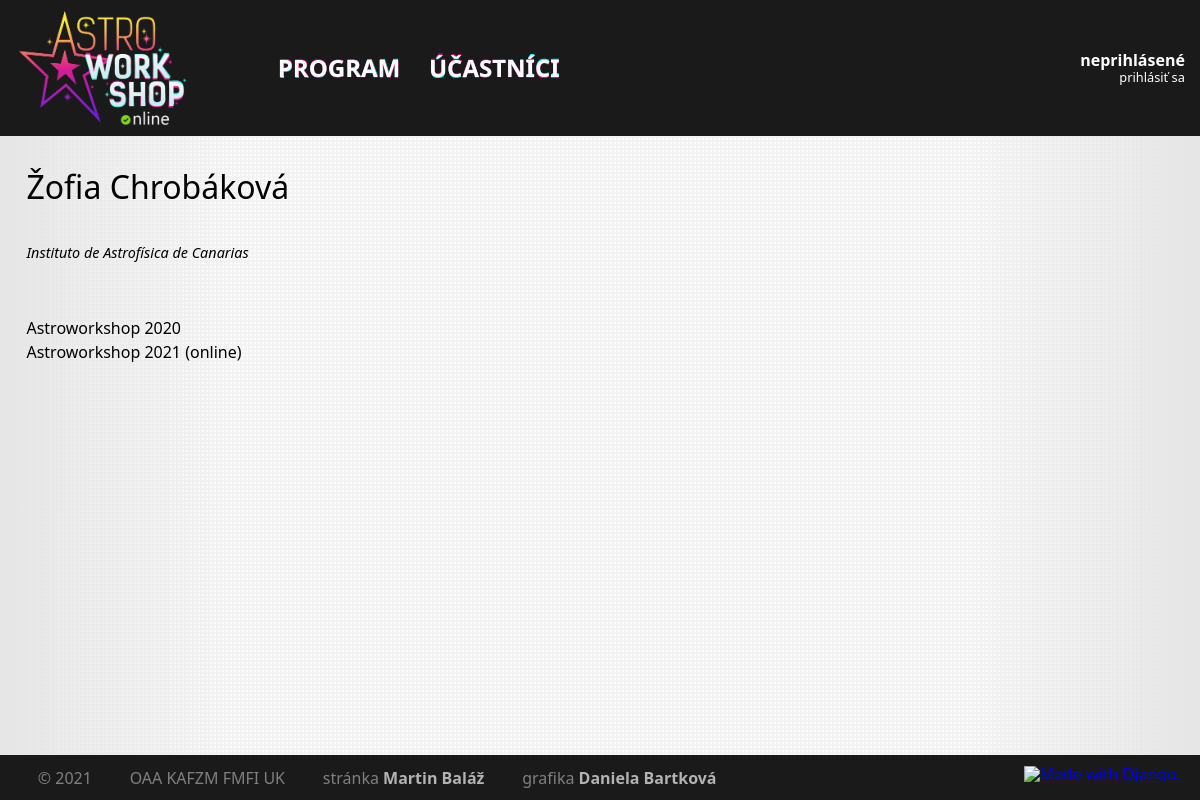
Page /people/ZofiaChrobakova/ on the committed database.
### core/models/participant.py (models this page shows, shortened)
class Participant(AbstractUser):
    class Meta:
        ordering = ['last_name', 'first_name']
    affiliations = models.ManyToManyField(
        'Institute',
        through='Affiliation'
    )
    participations = models.ManyToManyField(
        'Event',
        through='Participation',
        related_name = 'participants'
    )
    about = models.TextField(blank=True)

### core/models/institute.py (models this page shows, shortened)
class Institute(models.Model):
    class Meta:
        ordering = ['full_name']
    short_name = models.CharField(max_length=32)
    full_name = models.CharField(max_length=256)

### core/models/participation.py (models this page shows, shortened)
class Participation(models.Model):
    person = models.ForeignKey('Participant', on_delete=models.CASCADE, null=False)
    event = models.ForeignKey('Event', on_delete=models.CASCADE, null=False)
    online = models.BooleanField(null=False, blank=False, default=False)
    organizer = models.BooleanField(null=False, blank=False, default=False)

### core/models/event.py (models this page shows)
class Event(models.Model):
    class Meta:
        ordering = ('start', 'name')
    code = models.CharField(max_length=32, unique=True)
    name = models.CharField(max_length=32, unique=True)
    start = models.DateTimeField()
    end = models.DateTimeField()
    def __str__(self):
        return self.name

### core/views/participant.py (the view)
# urls.py: path('people/<slug:username>/', participant.ParticipantView.as_view(), name='participant'),
class ParticipantView(django.views.generic.DetailView):
    model = Participant
    context_object_name = 'participant'
    template_name = 'core/participant.html'
    slug_field = 'username'
    slug_url_kwarg = 'username'

### core/templates/core/participant.html (shortened to what this page needs)
{% extends 'core/base.html' %}
{% load astro %}
{% block page %}
    <h2>
        {{ participant.get_full_name }}
    </h2>
    <div class="authortime">
        <span class="affiliation">
            {% for aff in participant.affiliations.all %}
                {{ aff.full_name }}
            {% endfor %}
        </span>
    </div>
    <ul>
        {% for par in participant.participation_set.all %}
            <li>
                {{ par.event }}
                {% if par.online %}
                    (online)
                {% endif %}
            </li>
        {% endfor %}
    </ul>
{% endblock %}

### static/css/main.css (style rules this page uses)
html { width: 100%; font-family: "Segoe UI", "Verdana", sans-serif; padding: 0px; }
body { height: 100%; margin: 0px; min-height: 100vh; overflow-y: scroll; background-color: hsl(0, 0%, 90%); background-image: url("/static/images/background.png"); background-repeat: repeat; }
h2 { font-size: 200%; font-weight: 500; padding-bottom: 8mm; line-height: 1.5; }
div.authortime { width: 100%; height: auto; padding-bottom: 20mm; }
span.affiliation { display: block; float: left; font-style: italic; font-size: 90%; width: 80%; }

### rows in the picture
Participant: get_full_name "Žofia Chrobáková"
Institute: full_name "Instituto de Astrofísica de Canarias"
Participation: event "Astroworkshop 2020"
Participation: event "Astroworkshop 2021", online "(online)"
